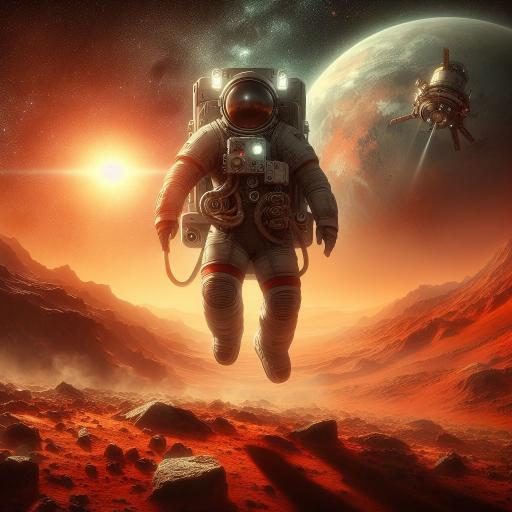
#> input picture _6d8f63a5-e67a-487b-b926-dac923c76933.jpg, 1024 x 1024 px (shown at 1/2 size)
$ python image_processing.py
#> lines starting #> are read from the running program, lines starting #| are printed output that depends on the picture
#> the answer given: 1
#> in create_video_from_image_with_text, image is the input picture: PIL image 1024x1024 RGB; mean R, G, B 143.9, 83.6, 51.6
from PIL import Image, ImageDraw, ImageFont
from moviepy.editor import concatenate_videoclips, ImageSequenceClip, VideoFileClip
import numpy as np
import re
import os

def split_sentences(text):
    sentences = re.split(r'(?<=[.!?,])\s*', text.strip())
    return [sentence.strip() for sentence in sentences if sentence]  # Filter out empty sentences

def resize_to_aspect_ratio_with_zoom(image, target_aspect_ratio, target_resolution=(1080, 1920)):
#> called with target_aspect_ratio = 0.562, target_resolution = (1080, 1920)
    original_width, original_height = image.size
#> original_width = 1024; original_height = 1024
    original_aspect_ratio = original_width / original_height
#> original_aspect_ratio = 1

    if original_aspect_ratio < target_aspect_ratio:
        new_height = target_resolution[1]
        new_width = int(new_height * original_aspect_ratio)
    else:
        new_width = target_resolution[0]
        new_height = int(new_width / original_aspect_ratio)
#> new_height = 1080

    resized_image = image.resize((new_width, new_height), Image.Resampling.LANCZOS)
    new_image = Image.new("RGB", target_resolution, (0, 0, 0))
#> new_image: PIL image 1080x1920 RGB; every value is 0
    x_offset = (target_resolution[0] - new_width) // 2
    y_offset = (target_resolution[1] - new_height) // 2
#> y_offset = 420
    new_image.paste(resized_image, (x_offset, y_offset))
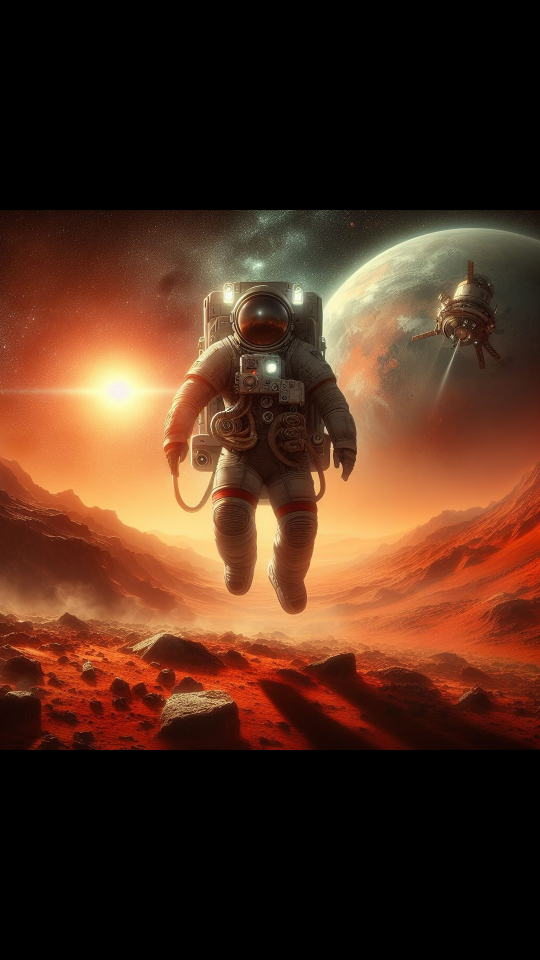
#> new_image: PIL image 1080x1920 RGB (shown at 1/2 size); mean R, G, B 81, 47, 29

    return new_image

def stretch_vertically_to_resolution(image, target_resolution=(1080, 1920)):
    stretched_image = image.resize(target_resolution, Image.Resampling.LANCZOS)
    return stretched_image

def add_centered_text_with_outline(image, text, font_path, font_size, text_color):
    draw = ImageDraw.Draw(image)
    font = ImageFont.truetype(font_path, font_size)
    max_width = int(image.size[0] * 0.85)

    words = text.split()
    lines = []
    current_line = ""

    for word in words:
        test_line = f"{current_line} {word}".strip() if current_line else word
        bbox = draw.textbbox((0, 0), test_line, font=font)
        line_width = bbox[2] - bbox[0]

        if line_width <= max_width:
            current_line = test_line
        else:
            lines.append(current_line)
            current_line = word

    if current_line:
        lines.append(current_line)

    total_height = sum(
        draw.textbbox((0, 0), line, font=font)[3] - draw.textbbox((0, 0), line, font=font)[1] for line in lines
    ) + (len(lines) - 1) * 10
    y_position = (image.size[1] - total_height) // 2

    for line in lines:
        text_bbox = draw.textbbox((0, 0), line, font=font)
        text_width = text_bbox[2] - text_bbox[0]
        x_position = (image.size[0] - text_width) // 2

        outline_color = (255, 255, 255) if text_color == (0, 0, 0) else (0, 0, 0)
        for dx in [-1, 0, 1]:
            for dy in [-1, 0, 1]:
                if dx != 0 or dy != 0:
                    draw.text((x_position + dx, y_position + dy), line, font=font, fill=outline_color)

        draw.text((x_position, y_position), line, font=font, fill=text_color)
        y_position += text_bbox[3] - text_bbox[1] + 10

    return image

def create_video_from_image_with_text(image_path, output_video_path, text, font_path, font_size, text_color,
                                      total_duration, method='zoom'):
    image = Image.open(image_path).convert("RGB")
    if method == 'zoom':
        image = resize_to_aspect_ratio_with_zoom(image, 9 / 16)  # Zoom the image
    else:
        image = stretch_vertically_to_resolution(image)  # Stretch the image vertically

    sentences = split_sentences(text)
    sentence_duration = total_duration / len(sentences) if sentences else 0

    clips = []
    for sentence in sentences:
        frame_image = add_centered_text_with_outline(image.copy(), sentence, font_path, font_size, text_color)
        frame_array = np.array(frame_image)

        text_clip = ImageSequenceClip([frame_array], fps=24).set_duration(sentence_duration)
        clips.append(text_clip)
#> this loop made 1 pass
#> total_height in add_centered_text_with_outline on pass 1: 44
#> after the loop, clips = []

    final_clip = concatenate_videoclips(clips, method="compose")
    final_clip.write_videofile(output_video_path, codec='libx264', bitrate="5000k", fps=24)

def create_video_from_video_with_text(video_path, output_video_path, text, font_path, font_size, text_color,
                                      total_duration, method='zoom'):
    video_clip = VideoFileClip(video_path)
    trimmed_clip_duration = min(total_duration, video_clip.duration)

    sentences = split_sentences(text)
    sentence_duration = trimmed_clip_duration / len(sentences) if sentences else 0
    clips = []

    for i, sentence in enumerate(sentences):
        start_time = i * sentence_duration
        end_time = (i + 1) * sentence_duration
        sentence_clip = video_clip.subclip(start_time, end_time)

        frame_clips = []
        for j, frame in enumerate(sentence_clip.iter_frames(fps=24, dtype='uint8')):
            frame_image = Image.fromarray(frame)
            if method == 'zoom':
                frame_image = resize_to_aspect_ratio_with_zoom(frame_image, 9 / 16, (1080, 1920))
            else:
                frame_image = stretch_vertically_to_resolution(frame_image, (1080, 1920))

            frame_with_text = add_centered_text_with_outline(frame_image.copy(), sentence, font_path, font_size,
                                                             text_color)
            frame_clips.append(np.array(frame_with_text))

        if frame_clips:
            text_clip = ImageSequenceClip(frame_clips, fps=24)
            clips.append(text_clip)

    if clips:
        final_clip = concatenate_videoclips(clips, method="compose")
        final_clip.write_videofile(output_video_path, codec='libx264', bitrate="5000k", fps=24)
    else:
        print("No clips were created.")

def create_video_from_media_with_text(input_path, output_video_path, text, font_path, font_size, text_color,
                                      total_duration, method='zoom'):
    if os.path.splitext(input_path)[1].lower() in ['.jpg', '.jpeg', '.png', '.bmp', '.gif']:
        create_video_from_image_with_text(input_path, output_video_path, text, font_path, font_size, text_color,
                                          total_duration, method)
#> (the call stopped at in create_video_from_image_with_text, `text_clip = ImageSequenceClip([frame_array], fps=24).set_duration(sent..`: moviepy is not available in this run)
    elif os.path.splitext(input_path)[1].lower() in ['.mp4', '.mov', '.avi', '.mkv', '.wmv']:
        create_video_from_video_with_text(input_path, output_video_path, text, font_path, font_size, text_color,
                                          total_duration, method)
    else:
        raise ValueError("Unsupported file format")

def main():
    input_path = r'_6d8f63a5-e67a-487b-b926-dac923c76933.jpg'  # Path to your input video
    output_video_path = 'output_video.mp4'  # Path to save the output video as MP4
    text = 'A Man Who is Master in Patience, is Master in Everything. Here is another sentence! What about this one?'
    font_path = r'R:\Windows\Img2Video\Fonts\English\Roboto-BoldItalic.ttf'  # Use raw string for font path
    font_size = 50  # Font size
    text_color = (0, 0, 0)  # Text color in RGB
    total_duration = 15  # Total duration for the video

    # Prompt user for the output method
    print("Choose the output method:")
    print("1: Select this for ALL TYPES OF IMAGES and HORIZONTAL VIDEOS")
    print("2: Select this if you've selected a VERTICAL VIDEO")
    choice = input("Enter 1 or 2: ")

    method = 'zoom' if choice == '1' else 'stretch' if choice == '2' else 'zoom'

    create_video_from_media_with_text(input_path, output_video_path, text, font_path, font_size, text_color,
                                      total_duration, method)

if __name__ == "__main__":
    main()
